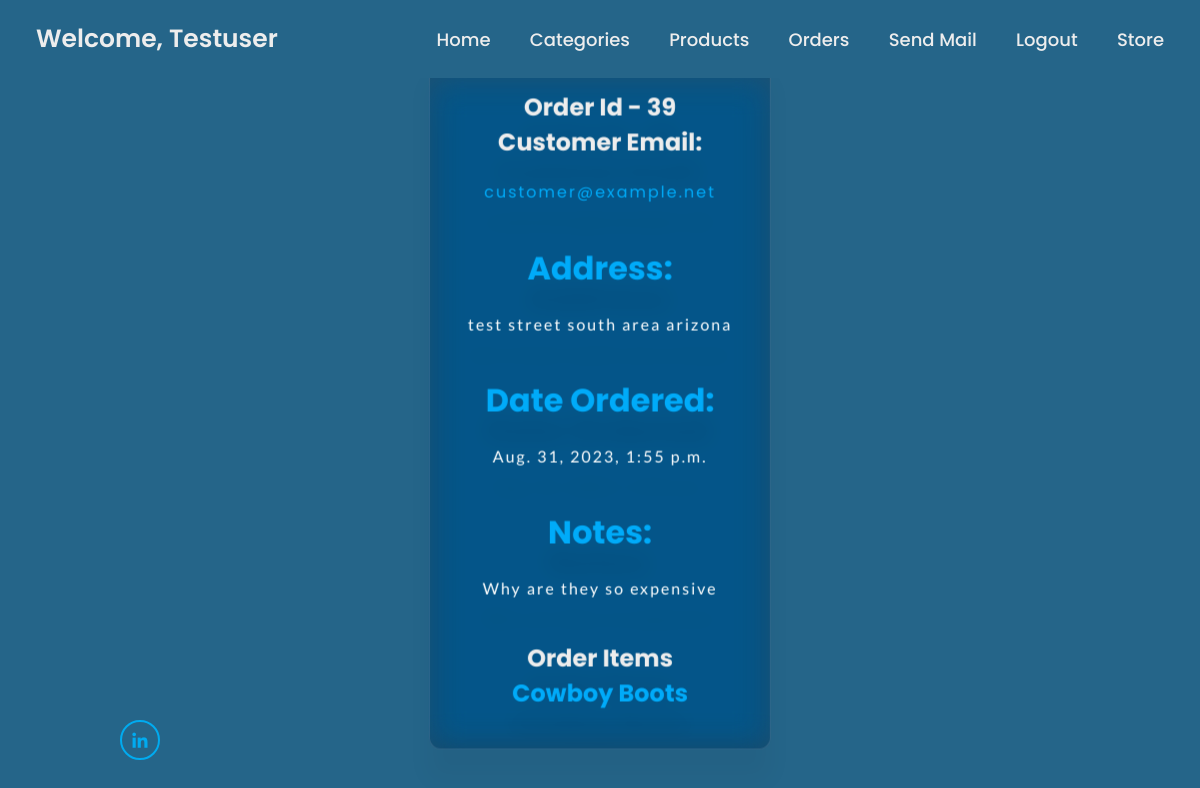
The app's page /products/orders/order_items/39/ (signed in) with its own data.
### accounts/models.py (models this page shows, shortened)
class User(AbstractUser):
    email = models.EmailField(max_length=254, unique=True)
    username = models.CharField(max_length=150, blank=True, unique=False)
    profile_img = models.ImageField(null=True, blank=True, upload_to='images/', default='images/default/default.jpg')
    USERNAME_FIELD = 'email'
    EMAIL_FIELD = 'email'
    REQUIRED_FIELDS = []
    def __str__(self):
        return self.email

### store/models.py (models this page shows, shortened)
class Order(models.Model):
    BOOL_CHOICES = ((True, 'Complete'), (False, 'Incomplete'))
    customer = models.ForeignKey(User, on_delete=models.CASCADE)
    id = models.AutoField(primary_key=True)
    address = models.CharField(max_length=200, null=True)
    notes = models.TextField(max_length=300, null=True)
    date_ordered = models.DateTimeField(auto_now_add=True, null=True)
    complete = models.BooleanField(default=False, null=True, blank=True, choices=BOOL_CHOICES)

class OrderItem(models.Model):
    customer = models.ForeignKey(User, on_delete=models.CASCADE, null=True)
    product = models.ForeignKey(Product, on_delete=models.SET_NULL, blank=True, null=True, related_name='order_items')
    date_added = models.DateTimeField(auto_now_add=True)
    useless = models.IntegerField(blank=True, null=True, default=0)
    id = models.AutoField(primary_key=True)
    added_to_order = models.BooleanField(default=False, null=True, blank=True)
    quantity = models.IntegerField(default=0, null=True, blank=True)
    order = models.ForeignKey(Order, on_delete=models.SET_NULL, null=True)
    filter_item = models.IntegerField(default=0, null=True, blank=True)

### products/models.py (models this page shows, shortened)
class Product(models.Model):
    BOOL_CHOICES = ((True, 'Display'), (False, 'Keep Hidden'))
    product_category = models.ForeignKey(Categories, on_delete=models.SET_NULL, null=True, related_name='categories', blank=True)
    title = models.CharField(max_length=100)
    image = models.ImageField(null=True, blank=True, upload_to='images/')
    description = models.TextField(max_length=250)
    price = models.DecimalField(max_digits=12, decimal_places=2)
    stock = models.IntegerField(default=0)
    created_at = models.DateTimeField(auto_now_add=True)
    display_product = models.BooleanField(null=True, default=False, choices=BOOL_CHOICES)
    id_hidden = models.IntegerField(default=0, null=True, blank=True)
    class Meta:
        verbose_name_plural = 'Products'
        unique_together = ['title', 'product_category']

### products/views.py (the view)
# urls.py: path('orders/order_items/<slug:pk>/', OrderItemsView.as_view(), name='order_items'),
class OrderItemsView(LoginRequiredMixin, UserPassesTestMixin, ListView):
    login_url = reverse_lazy('account_login')
    def test_func(self):
        return self.request.user.is_staff
    model = OrderItem
    template_name = 'products/order_details.html'
    def get_context_data(self, **kwargs):
        context = super().get_context_data(**kwargs)
        context['order'] = Order.objects.get(pk=self.kwargs['pk'])
        context['Items'] = OrderItem.objects.filter(order=self.kwargs['pk'])
        return context

### products/templates/products/order_details.html (shortened to what this page needs)
{% extends '_base.html' %}
{% load static %}
{% block extralink %}<link rel="stylesheet" href="{% static 'css/store_css/product_detail.css' %}"> {% endblock extralink %}
{% block content %}
<div class="container">
    <div class="wrapper">
    <h2>Order Id - {{ order.id }}</h2>
      <h2>Customer Email:</h2>
      <p><a href="{% url 'order_user_detail' order.customer.id %}">{{ order.customer }}</a></p>
      <h3 class="price">Address:</h3>
      <p>{{ order.address }}</p>
      <h3>Date Ordered:</h3>
      <p>{{ order.date_ordered }}</p>
      <h3>Notes:</h3>
      <p>{{ order.notes }}</p>
      <h2>Order Items</h2>
      {% for item in Items %}
      <h2><a href="{% url 'product_detail' item.id %}">{{ item.product.title }}</a></h2>
      {% endfor %}
     </div>
</div>
{% endblock content %}

### django_project/templates/_base.html (shortened to what this page needs)
{% load static %}
<!DOCTYPE html>
<html lang="en">
<head>
    <link rel="stylesheet" href="{% static 'css/style.css' %}">
    <link href='https://unpkg.com/boxicons@2.1.4/css/boxicons.min.css' rel='stylesheet'>
    <link rel="stylesheet" href="{% static 'css/main.css' %}">
    {% block extralink %}{% endblock extralink %}
</head>
<body>
    <header class="header">
        <a href="{% url 'account_signup' %}" class="logo"> {% if user.is_authenticated %}Welcome, {{ user.username|title }}{% else %}Please Create An Account.{% endif %}</a>
        {% block navbar %}
        <nav class="navbar">
            {% if user.is_authenticated %}
            <a href="{% url 'home' %}">Home</a>
            <a href="{% url 'category_list' %}">Categories</a>
            <a href="{% url 'products_list' %}">Products</a>
            <a href="{% url 'orders_incomplete_list' %}">Orders</a>
            <a href="{% url 'email_list' %}">Send Mail</a>
            <a href="{% url 'confirm_signout' %}">Logout</a>
            <a href="{% url 'storefront' %}">Store</a>
            {% else %}
            <a href="{% url 'home' %}">Home</a>
            <a href="{% url 'account_login' %}">Login</a>
            {% endif %}
        </nav>
        {% endblock navbar %}
    </header>
    <section class="home">
        <div class="home-content">
            {% block content %}{% endblock content %}
        </div>
        <div class="home-sci">
            <a target="_blank" href="https://www.linkedin.com/in/bennett-billings-529545238/"><i class='bx bxl-linkedin'></i></a>
        </div>
    </section>
</body>
</html>

### django_project/static/css/style.css (style rules this page uses)
* { margin: 0; padding: 0; box-sizing: border-box; font-family: 'Poppins', sans-serif; }
body { color: #256589; background-color: #256589; }
.header { position: fixed; top: 0; left: 0; width: 100%; padding: 20px 3%; display: flex; justify-content: space-between; align-items: center; z-index: 100; background-color: #256589; }
.logo { position: relative; font-size: 25px; color: #ededed; text-decoration: none; font-weight: 600; }
.logo::before { content: ''; position: absolute; top: 0; right: 0; width: 100%; height: 100%; background: #2C72A3; animation: showRight 1s ease forwards; animation-delay: .4s; }
.navbar a { font-size: 18px; color: #ededed; text-decoration: none; font-weight: 500; margin-left: 35px; transition: .3s; }
.home { height: 100vh; background: #256589; background-size: cover; background-position: center; display: flex; align-items: center; padding: 0 10%; color: #ededed; }
.home-content a { color: #00abf9; text-decoration: none; }
.home-content { max-width: 600px; }
.home-content h3 { font-size: 32px; font-weight: 700; color: #00abf9; }
.home-content p { font-size: 16px; margin: 20px 0 40px; }
.home-sci { position: absolute; bottom: 40px; width: 170px; display: flex; justify-content: space-between; }
.home-sci a { position: relative; display: inline-flex; justify-content: center; align-items: center; width: 40px; height: 40px; background: transparent; border: 2px solid #00abf0; border-radius: 50%; font-size: 20px; color: #00abf0; text-decoration: none; z-index: 1; overflow: hidden; transition: .5s; }
.home-sci a::before { content: ''; position: absolute; top: 0; left: 0; width: 0; height: 100%; background: #1E5574; z-index: -1; transition: .5s; }

### django_project/static/css/main.css (style rules this page uses)
.container { position: absolute; top: 50%; left: 50%; transform: translate(-50%, -50%); flex-direction: column; display: flex; max-height: 60%; }
.container a { color: #00abf9; }
:root { --glow-color: hsl(186 100% 69%); }
*, *::before, *::after { box-sizing: border-box; }

### django_project/static/css/store_css/product_detail.css (style rules this page uses)
.container { backdrop-filter: blur(16px) saturate(180%); -webkit-backdrop-filter: blur(16px) saturate(180%); background-color: rgba(17, 25, 40, 0.25); border-radius: 12px; border: 1px solid rgba(255, 255, 255, 0.125); padding: 38px; filter: drop-shadow(0 30px 10px rgba(0,0,0,0.125)); display: flex; flex-direction: column; align-items: center; justify-content:center; text-align: center; max-height: none; }
.wrapper { width: 100%; height: 100%; }
p { color: #fff; font-family: 'Lato', sans-serif; text-align: center; font-size: 0.8rem; line-height: 150%; letter-spacing: 2px; }

### records on screen
User: username "Testuser"
Order: id "39", customer "customer@example.net", address "test street south area arizona", date_ordered "Aug. 31, 2023, 1:55 p.m.", notes "Why are they so expensive"
OrderItem: product "Cowboy Boots"
